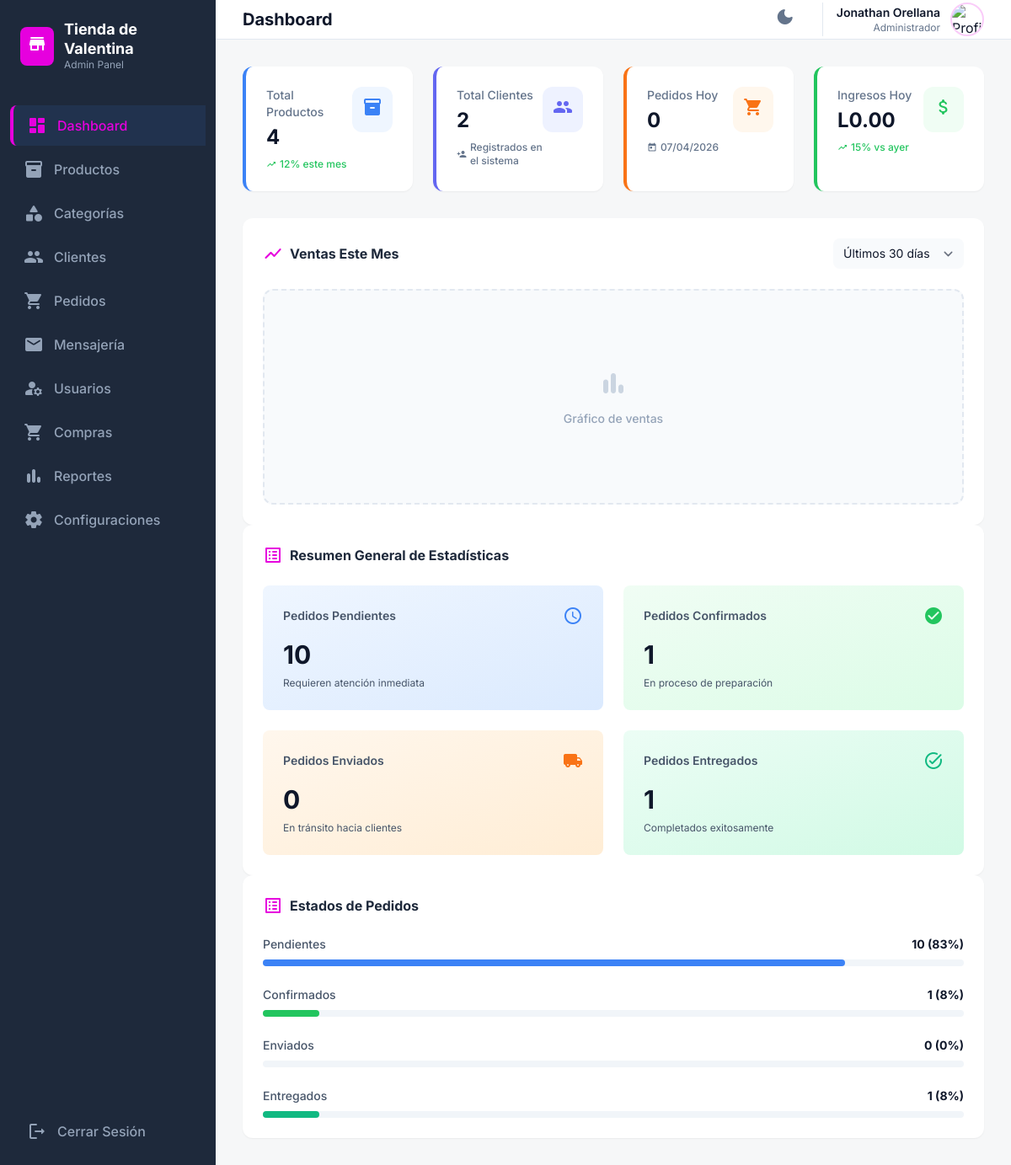
The app's page /admin/Dashboard.php (signed in) with its own data.
### tables this page shows
CREATE TABLE `configuracion` (
  `id_config` int(11) NOT NULL AUTO_INCREMENT,
  `nombre_negocio` varchar(100) DEFAULT NULL,
  `logo` varchar(255) DEFAULT NULL,
  `telefono` varchar(20) DEFAULT NULL,
  `correo` varchar(100) DEFAULT NULL,
  `direccion` varchar(200) DEFAULT NULL,
  `texto_inicio` text DEFAULT NULL,
  `redes_sociales` text DEFAULT NULL,
  `moneda` varchar(10) DEFAULT 'USD',
  `slogan` varchar(255) DEFAULT NULL,
  `horario_atencion` varchar(255) DEFAULT NULL,
  `pie_pagina` text DEFAULT NULL,
  `favicon` varchar(255) DEFAULT NULL,
  `texto_banner_superior` varchar(255) DEFAULT NULL,
  `header_menu` text DEFAULT NULL,
  `footer_columns` text DEFAULT NULL,
  `hero_etiqueta` varchar(100) DEFAULT NULL,
  `hero_titulo` varchar(200) DEFAULT NULL,
  `hero_subtitulo` varchar(200) DEFAULT NULL,
  `hero_descripcion` text DEFAULT NULL,
  `hero_imagen` varchar(255) DEFAULT NULL,
  `hero_btn_primario` varchar(100) DEFAULT 'Comprar Ahora',
  `hero_btn_secundario` varchar(100) DEFAULT 'Ver Catálogo',
  `color_primary` varchar(7) DEFAULT NULL,
  `color_primary_dark` varchar(7) DEFAULT NULL,
  `color_background_light` varchar(7) DEFAULT NULL,
  `color_background_dark` varchar(7) DEFAULT NULL,
  PRIMARY KEY (`id_config`)
);

CREATE TABLE `usuarios` (
  `id_usuario` int(11) NOT NULL AUTO_INCREMENT,
  `nombre` varchar(100) NOT NULL,
  `correo` varchar(100) NOT NULL,
  `contraseña` varchar(255) NOT NULL,
  `estado` enum('activo','inactivo') DEFAULT 'activo',
  `fecha_creacion` timestamp NOT NULL DEFAULT current_timestamp(),
  `id_rol` int(11) NOT NULL,
  PRIMARY KEY (`id_usuario`),
  UNIQUE KEY `correo` (`correo`),
  KEY `id_rol` (`id_rol`),
  CONSTRAINT `usuarios_ibfk_1` FOREIGN KEY (`id_rol`) REFERENCES `roles` (`id_rol`)
);

CREATE TABLE `roles` (
  `id_rol` int(11) NOT NULL AUTO_INCREMENT,
  `nombre` varchar(50) NOT NULL,
  `descripcion` varchar(150) DEFAULT NULL,
  PRIMARY KEY (`id_rol`),
  UNIQUE KEY `nombre` (`nombre`)
);

### admin/Dashboard.php (the view, shortened to what the rows shown need)
<?php
require_once '../core/sesiones.php';
require_once '../core/conexion.php';
$usuario = obtenerDatosUsuario();
$res_cfg_admin = mysqli_query($conexion, "SELECT * FROM configuracion WHERE id_config = 1");
$cfg_admin = ($res_cfg_admin && mysqli_num_rows($res_cfg_admin) > 0)
    ? mysqli_fetch_assoc($res_cfg_admin)
    : [];
$cfg_moneda_cod = $cfg_admin['moneda'] ?? 'HNL';
$simbolos_moneda = [
    'USD' => '$',
    'EUR' => '€',
    'MXN' => '$',
    'COP' => '$',
    'ARS' => '$',
    'GTQ' => 'Q',
    'HNL' => 'L',
    'CRC' => '₡'
];
$cfg_moneda = $simbolos_moneda[$cfg_moneda_cod] ?? $cfg_moneda_cod;
$hoy = date('Y-m-d');
$stmt_ingresos = $conexion->prepare(
    "SELECT SUM(total) AS total
     FROM pedidos
     WHERE DATE(fecha_pedido) = ?
     AND estado IN ('confirmado','enviado','entregado')"
);
if ($stmt_ingresos) {
    $stmt_ingresos->bind_param("s", $hoy);
    $stmt_ingresos->execute();
    $res_ingresos_hoy = $stmt_ingresos->get_result();
    $resultado_ingresos = mysqli_fetch_assoc($res_ingresos_hoy);
    $ingresos_hoy = !empty($resultado_ingresos['total'])
        ? floatval($resultado_ingresos['total'])
        : 0;
} else {
    error_log("Error preparando query de ingresos hoy: " . $conexion->error);
    $ingresos_hoy = 0;
}
$admin_nombre = htmlspecialchars($cfg_admin['nombre_negocio'] ?? 'Mi Negocio');
?>
<!DOCTYPE html>
<html class="light" lang="es"><head>
<script src="https://cdn.tailwindcss.com?plugins=forms,typography"></script>
<link href="https://cdnjs.cloudflare.com/ajax/libs/font-awesome/6.4.0/css/all.min.css" rel="stylesheet"/>
</head>
<body class="bg-background-light dark:bg-background-dark text-slate-900 dark:text-slate-100 transition-colors duration-200">
<div class="flex h-screen overflow-hidden">
<aside class="w-64 bg-sidebar-dark text-white flex-shrink-0 flex flex-col hidden lg:flex">
<div class="p-6 flex items-center gap-3">
<div>
<h1 class="font-bold text-lg leading-tight"><?php echo $admin_nombre; ?></h1>
<p class="text-xs text-slate-400">Admin Panel</p>
</div>
</div>
</aside>
<div class="flex-1 flex flex-col overflow-y-auto">
<header class="h-16 bg-white dark:bg-slate-900 border-b border-slate-200 dark:border-slate-800 px-4 lg:px-8 flex items-center justify-between sticky top-0 z-10">
<div class="flex items-center gap-4">
<h2 id="page-title" class="text-xl font-bold dark:text-white">Dashboard</h2>
</div>
<div class="flex items-center gap-6">
<div class="flex items-center gap-3 pl-4 border-l border-slate-200 dark:border-slate-800">
<div class="text-right hidden sm:block">
<p class="text-sm font-semibold dark:text-white"><?php echo htmlspecialchars($usuario['nombre'] ?? 'Usuario'); ?></p>
<p class="text-xs text-slate-500"><?php echo htmlspecialchars($usuario['nombre_rol'] ?? 'Sin rol'); ?></p>
</div>
</div>
</div>
</header>
<main id="main-content" class="p-8">
<div class="grid grid-cols-1 md:grid-cols-2 lg:grid-cols-4 gap-6 mb-8">
<div class="bg-white dark:bg-slate-900 p-6 rounded-xl border-l-4 border-green-500 shadow-sm hover:shadow-md transition-shadow">
<div class="flex justify-between items-start">
<div>
<p class="text-sm text-slate-500 dark:text-slate-400 font-medium">Ingresos Hoy</p>
<h3 class="text-2xl font-bold mt-1"><?php echo htmlspecialchars($cfg_moneda); ?><?php echo number_format($ingresos_hoy, 2); ?></h3>
<p class="text-xs text-green-500 mt-2 flex items-center font-medium">
<span class="material-icons-round text-xs mr-1">trending_up</span> 15% vs ayer
                                </p>
</div>
</div>
</div>
</div>
</main>
</div>
</div>
</body></html>

### records on screen
configuracion: nombre_negocio "Tienda de Valentina", moneda "L"
usuarios: nombre "Jonathan Orellana", id_rol.nombre "Administrador"

### other values on screen
$total_productos "4"
$total_clientes "2"
$pedidos_hoy "0"
$ingresos_hoy "0.00"
$pedidos_pendientes "10"
$pedidos_confirmados "1"
$pedidos_enviados "0"
$pedidos_entregados "1"
$porcentaje_pendientes "83"
$porcentaje_confirmados "8"
$porcentaje_enviados "0"
$porcentaje_entregados "8"
